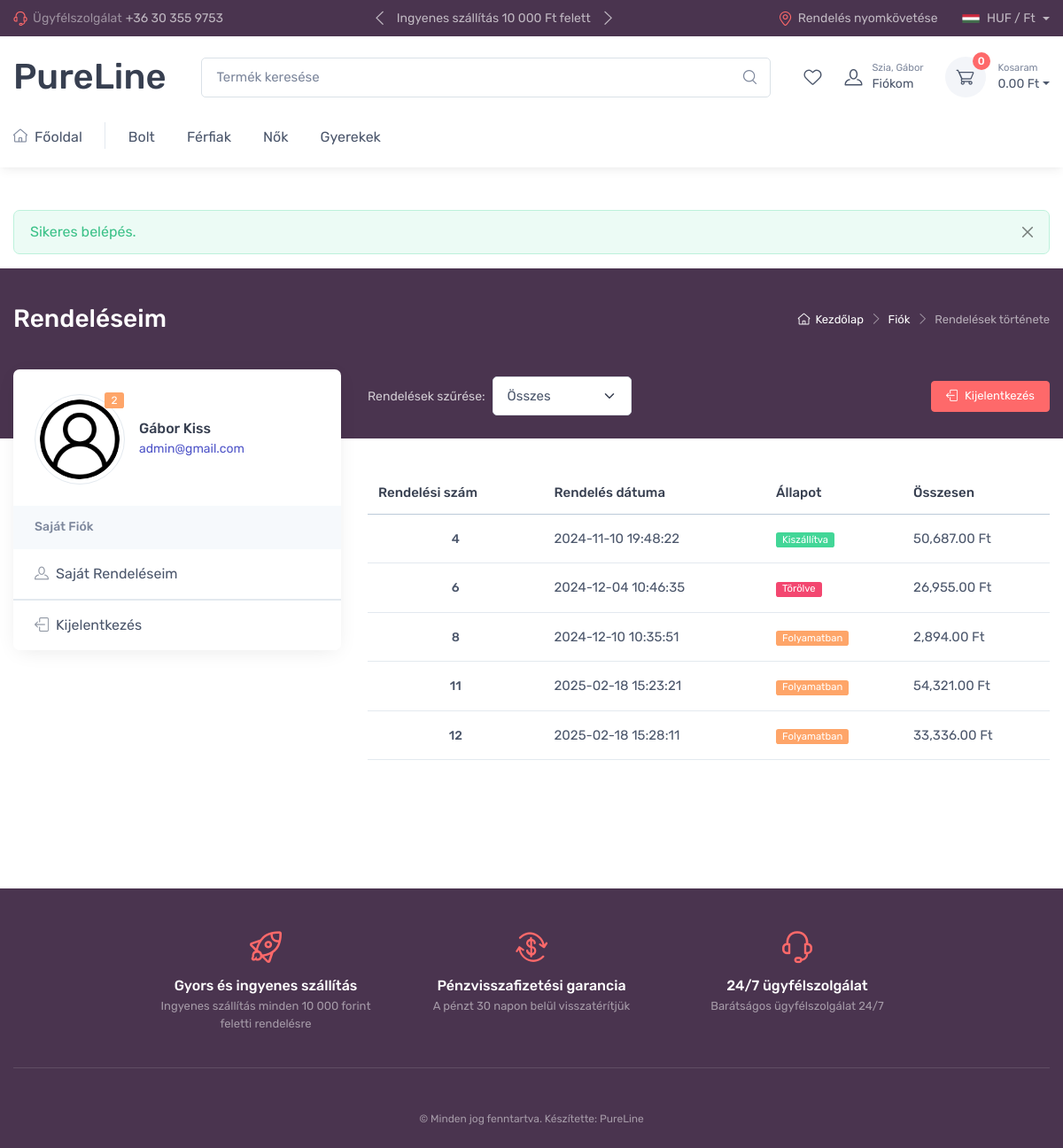
Page /account-orders.php (signed in) on the committed database.
### tables this page shows
CREATE TABLE `orders` (
  `id` int(11) NOT NULL,
  `customer_id` int(11) NOT NULL,
  `order_status` int(11) NOT NULL,
  `shipping` text NOT NULL,
  `cart` text NOT NULL,
  `user` text NOT NULL,
  `order_date` varchar(255) NOT NULL,
  `total_price` int(11) NOT NULL
);

### htdocs/account-orders.php (the view, shortened to what this page needs)
<?php
require_once('files/header.php');
?>
<div class="page-title-overlap bg-linecolor pt-4">
    <div class="container d-lg-flex justify-content-between py-2 py-lg-3">
        <div class="order-lg-2 mb-3 mb-lg-0 pt-lg-2">
            <nav aria-label="breadcrumb">
                <ol class="breadcrumb breadcrumb-light flex-lg-nowrap justify-content-center justify-content-lg-start">
                    <li class="breadcrumb-item"><a class="text-nowrap" href="index.php"><i class="ci-home"></i>Kezdőlap</a></li>
                    <li class="breadcrumb-item text-nowrap"><a href="#">Fiók</a></li>
                    <li class="breadcrumb-item text-nowrap active" aria-current="page">Rendelések története</li>
                </ol>
            </nav>
        </div>
        <div class="order-lg-1 pe-lg-4 text-center text-lg-start">
            <h1 class="h3 text-light mb-0">Rendeléseim</h1>
        </div>
    </div>
</div>
<div class="container pb-5 mb-2 mb-md-4">
    <div class="row">
        <?php require_once('files/account-sidebar.php'); ?>
        <section class="col-lg-8">
            <div class="d-flex justify-content-between align-items-center pt-lg-2 pb-4 pb-lg-5 mb-lg-3">
                <div class="d-flex align-items-center">
                    <label class="d-none d-lg-block fs-sm text-light text-nowrap opacity-75 me-2" for="order-status">Rendelések szűrése:</label>
                    <?php
                    $selected_status = isset($_GET['order_status']) ? intval($_GET['order_status']) : null;
                    ?>
                    <form method="GET" action="">
                        <select class="form-select" id="order-status" name="order_status" onchange="this.form.submit()">
                            <option value="-1" <?php echo ($selected_status === -1) ? 'selected' : ''; ?>>Összes</option>
                        </select>
                    </form>
                </div>
                <a class="btn btn-primary btn-sm d-none d-lg-inline-block" href="logout.php"><i class="ci-sign-out me-2"></i>Kijelentkezés</a>
            </div>
            <?php
            $sql = "SELECT id, order_date, order_status, total_price FROM orders";
            $result = $conn->query($sql);
            if ($result->num_rows > 0) {
                echo '<div class="table-responsive fs-md mb-4">
                        <table class="table table-hover mb-0">
                          <thead>
                            <tr>
                              <th>Rendelési szám</th>
                              <th>Rendelés dátuma</th>
                              <th>Állapot</th>
                              <th>Összesen</th>
                            </tr>
                          </thead>
                          <tbody>';
                $status_labels = [
                    0 => ['text' => 'Kiszállítva', 'class' => 'bg-success'],
                    1 => ['text' => 'Folyamatban', 'class' => 'bg-warning'],
                    2 => ['text' => 'Késik', 'class' => 'bg-secondary'],
                    3 => ['text' => 'Törölve', 'class' => 'bg-danger'],
                ];
                while($row = $result->fetch_assoc()) {
                    $formatted_date = date('Y-m-d H:i:s', $row["order_date"]);
                    $status_info = isset($status_labels[$row["order_status"]]) ? $status_labels[$row["order_status"]] : ['text' => 'Ismeretlen', 'class' => 'bg-light'];
                    echo '<tr>
                            <td class="py-3 text-center" data-label="Rendelési szám"><a class="nav-link-style fw-medium fs-sm" href="#order-details" data-bs-toggle="modal">' . $row["id"] . '</a></td>
                            <td class="py-3" data-label="Rendelés dátuma">' . $formatted_date . '</td>
                            <td class="py-3" data-label="Állapot"><span class="badge ' . $status_info['class'] . ' m-0">' . $status_info['text'] . '</span></td>
                            <td class="py-3" data-label="Összesen">' . number_format($row["total_price"], 2) . ' Ft</td>
                          </tr>';
                }
                echo '</tbody></table></div>';
            }
            ?>
        </section>
    </div>
</div>
<?php
require_once('files/footer.php');
?>

### htdocs/files/header.php (style rules this page uses)
.bg-linecolor { background-color:#4a344f; }
.table-responsive { display: block; width: 100%; overflow-x: auto; }
table { width: 100%; border-collapse: collapse; }

### rows in the picture
orders: id "4", order_date "2024-11-10 19:48:22", order_status "Kiszállítva", total_price "50,687.00"
orders: id "6", order_date "2024-12-04 10:46:35", order_status "Törölve", total_price "26,955.00"
orders: id "8", order_date "2024-12-10 10:35:51", order_status "Folyamatban", total_price "2,894.00"
orders: id "11", order_date "2025-02-18 15:23:21", order_status "Folyamatban", total_price "54,321.00"
orders: id "12", order_date "2025-02-18 15:28:11", order_status "Folyamatban", total_price "33,336.00"

### other values in the picture
$_SESSION['user']['last_name'] "Gábor"
$cart_count "0"
$cart_total "0.00"
$_SESSION['alert']['message'] "Sikeres belépés."
$u["id"] "2"
$u["last_name"] "Gábor"
$u["first_name"] "Kiss"
$u["email"] "admin@gmail.com"
